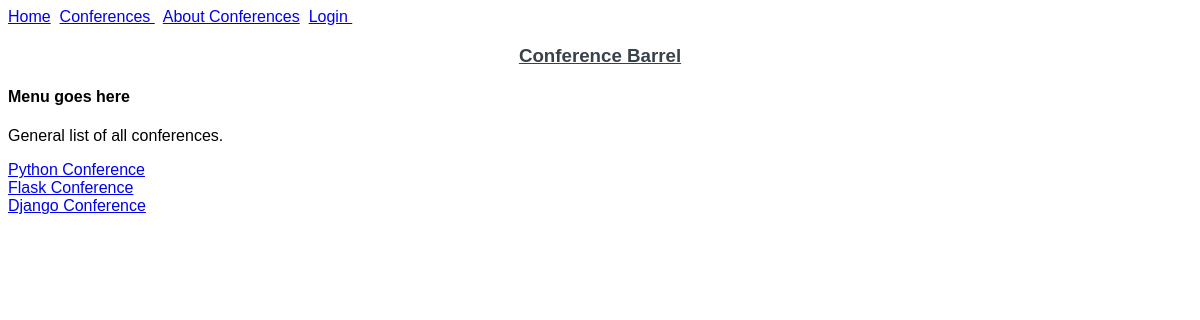
/conferences, run on the app's committed database.
### main.py (models this page shows, shortened)
class Conference(db.Model):
    id = db.Column(db.Integer, primary_key=True)
    title = db.Column(db.String, nullable=False)
    date = db.Column(db.DateTime, nullable=False, default=datetime.utcnow)
    ticket_cost = db.Column(db.Float, nullable=False)
    attendees = db.relationship('ConferenceBarrelUser', secondary='conference_barrel_tickets')

### main.py (the view)
@app.route('/conferences')
@app.route('/conferences/<int:conference_id>')
def conferences(conference_id=None):
    if conference_id is not None:
        global Conf_num
        Conf_num = conference_id
        conference_details = Conference.query.get(conference_id)
        if conference_details is None:
            abort(404)
        return render_template('details.html', conference_details=conference_details)
    else:
        return render_template('conferences.html', conferences=Conference.query.all())

### templates/conferences.html
{% extends 'basetemplatepage.html' %}
{% block content %}
<p> General list of all conferences. </p>
    {% for conference_var in conferences %}
        <a href="{{ url_for('conferences', conference_id=conference_var.id)}}"> {{conference_var.title}} </a></br>
    {% endfor%}
{% endblock %}

### static/styles/main.css (style rules this page uses)
* { font-family: Arial, Helvetica, sans-serif; }

### data on the page
Conference: title "Python Conference"
Conference: title "Flask Conference"
Conference: title "Django Conference"
